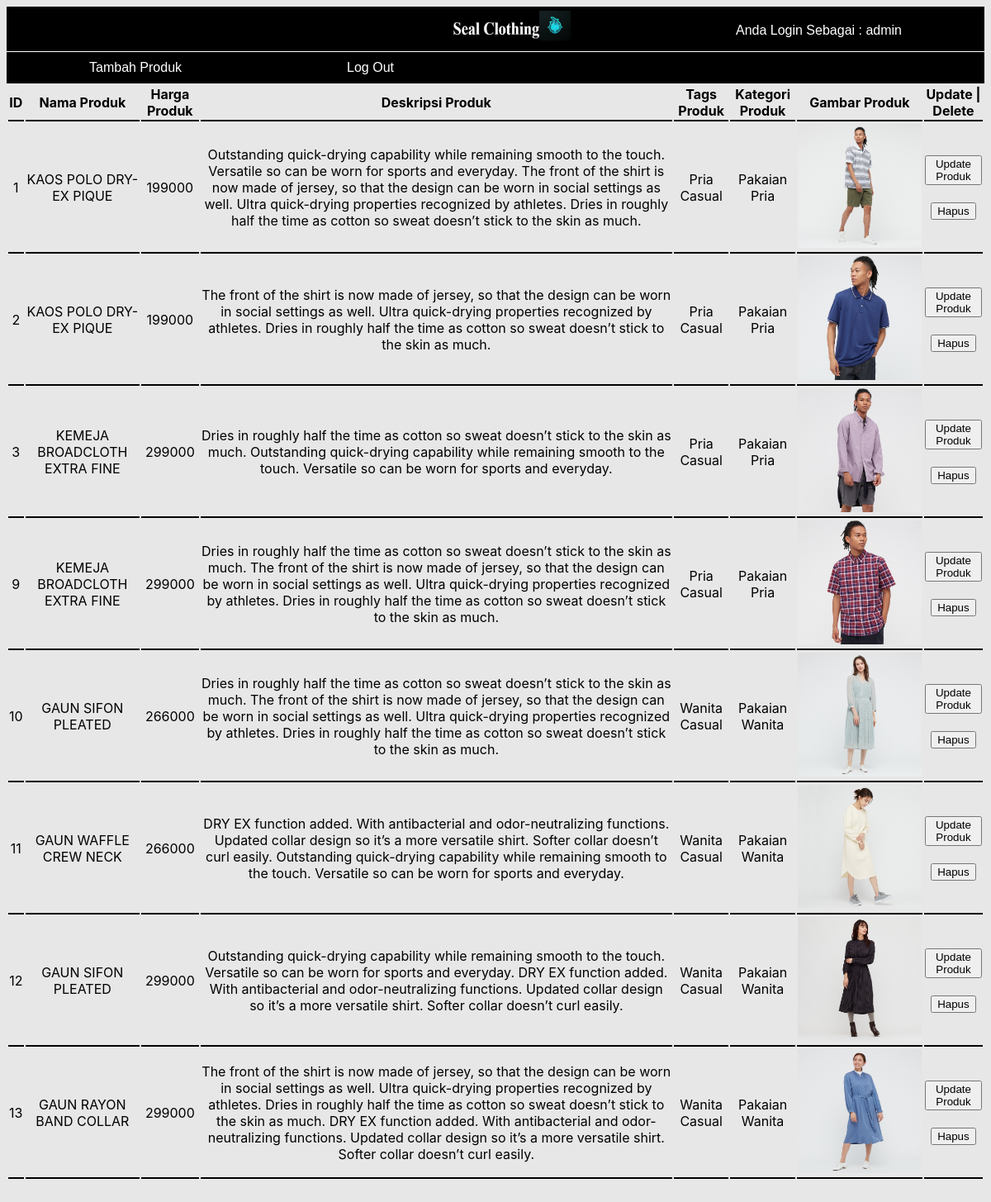
/dashboard-admin.php (signed in), run on the app's committed database.
### tables this page shows
CREATE TABLE `data_produk` (
  `id` int(11) NOT NULL,
  `Nama` varchar(255) NOT NULL,
  `Harga` double NOT NULL,
  `Deskripsi` text NOT NULL,
  `Tags` varchar(255) NOT NULL,
  `Kategori` varchar(255) NOT NULL,
  `Gambar` text NOT NULL
);

### dashboard-admin.php (the view, shortened to what this page needs)
<?php
    require "koneksi.php";
    if (!isset($_SESSION['user'])) {
       header("location:login.php");
    }elseif (isset($_SESSION['user'])) {
        $nama = $_SESSION['user']['username'];
    }else{
        $nama = "Login Dulu";
        header("location:dashboard-user.php");
    }
    $sql = "SELECT * FROM data_produk";
    $query = mysqli_query($conn, $sql);
 ?>
<!DOCTYPE html>
<html>
<head>
    <link rel="stylesheet" href="style-admin.css">
</head>
<body>
<header>
		<div>
			<div class="banner">
				<img src="banner.jpg">
				<a href="#">Anda Login Sebagai : <?php echo $nama ?></a>
			</div>
			<div class="navi">
				<nav>
				    <a href="insert.php"> Tambah Produk </a>
					<a href="Logout.php">Log Out</a>
				</nav>
			</div>
		</div>
	</header>
	<main>
		<div class="container">
			<table width="100%">
				<thead>
					<tr>
						<th>ID</th>
						<th>Nama Produk</th>
						<th>Harga Produk</th>
						<th>Deskripsi Produk</th>
						<th>Tags Produk</th>
						<th>Kategori Produk</th>
						<th>Gambar Produk</th>
						<th>Update | Delete</th>
					</tr>
				</thead>
				<tbody>
					<?php while($result = mysqli_fetch_assoc($query)): ?>
                        <tr>
                            <td><?php echo $result['id'] ?></td>
                            <td><?php echo $result['Nama'] ?></td>
                            <td><?php echo $result['Harga'] ?></td>
                            <td>
                            	<p><?php echo $result['Deskripsi'] ?></p>
                            </td>
                            <td><?php echo $result['Tags'] ?></td>
                            <td><?php echo $result['Kategori'] ?></td>
                            <td>
                                <img width="150px" src="fileuploads/<?php echo $result['Gambar'] ?>">
                            </td>
                            <td>
                                <div class="button">
                                    <div class="up">
                                    	<button>
                                    		<a href="update.php" style="text-decoration: none; color: black;"> Update Produk </a>
                                    	</button>
                                    </div>
                                    <br>
                                    <div class="del">
                                    	<button>
                                    		<a href="hapus.php?id=<?php echo $result['id'] ?>" style="text-decoration: none; color: black;"> Hapus </a>
                                    	</button>
                                    </div>
                                </div>
                            </td>
                        </tr>
                    <?php endwhile; ?>
				</tbody>
			</table>
		</div>
	</main>
</body>
</html>

### style-admin.css (style rules this page uses)
body { background-color: #e7e7e7; }
.banner { background-color: black; }
.banner img { height: 50px; width: 150px; margin-left: 45%; }
.banner a { text-decoration: none; color:white; font-family: sans-serif; float: right; padding-right: 100px; padding-top: 20px; }
.navi { border-top: 1px solid white; overflow: hidden; background-color: black; }
table { font-family: -apple-system, BlinkMacSystemFont, 'Segoe UI', Roboto, Oxygen, Ubuntu, Cantarell, 'Open Sans', 'Helvetica Neue', sans-serif; padding-bottom: 20px; }
th, td { border-bottom: 2px solid black; }
.navi a { float: left; text-align: center; color: white; text-decoration: none; padding: 10px 100px; font-family: sans-serif; }
main { box-sizing: border-box; text-align: center; }

### data on the page
data_produk: id "1", Nama "KAOS POLO DRY-EX PIQUE", Harga "199000", Deskripsi "Outstanding quick-drying capability while remaining smooth to the touch. Versatile so can be worn for sports and everyday. The front of the shirt is now made of jersey, so that the design can be worn in social settings as well. Ultra quick-drying properties recognized by athletes. Dries in roughly half the time as cotton so sweat doesn’t stick to the skin as much.", Tags "Pria Casual", Kategori "Pakaian Pria", Gambar (picture)
data_produk: id "2", Nama "KAOS POLO DRY-EX PIQUE", Harga "199000", Deskripsi "The front of the shirt is now made of jersey, so that the design can be worn in social settings as well. Ultra quick-drying properties recognized by athletes. Dries in roughly half the time as cotton so sweat doesn’t stick to the skin as much.", Tags "Pria Casual", Kategori "Pakaian Pria", Gambar (picture)
data_produk: id "3", Nama "KEMEJA BROADCLOTH EXTRA FINE", Harga "299000", Deskripsi "Dries in roughly half the time as cotton so sweat doesn’t stick to the skin as much. Outstanding quick-drying capability while remaining smooth to the touch. Versatile so can be worn for sports and everyday.", Tags "Pria Casual", Kategori "Pakaian Pria", Gambar (picture)
data_produk: id "9", Nama "KEMEJA BROADCLOTH EXTRA FINE", Harga "299000", Deskripsi "Dries in roughly half the time as cotton so sweat doesn’t stick to the skin as much. The front of the shirt is now made of jersey, so that the design can be worn in social settings as well. Ultra quick-drying properties recognized by athletes. Dries in roughly half the time as cotton so sweat doesn’t stick to the skin as much.", Tags "Pria Casual", Kategori "Pakaian Pria", Gambar (picture)
data_produk: id "10", Nama "GAUN SIFON PLEATED", Harga "266000", Deskripsi "Dries in roughly half the time as cotton so sweat doesn’t stick to the skin as much. The front of the shirt is now made of jersey, so that the design can be worn in social settings as well. Ultra quick-drying properties recognized by athletes. Dries in roughly half the time as cotton so sweat doesn’t stick to the skin as much.", Tags "Wanita Casual", Kategori "Pakaian Wanita", Gambar (picture)
data_produk: id "11", Nama "GAUN WAFFLE CREW NECK", Harga "266000", Deskripsi "DRY EX function added. With antibacterial and odor-neutralizing functions. Updated collar design so it’s a more versatile shirt. Softer collar doesn’t curl easily. Outstanding quick-drying capability while remaining smooth to the touch. Versatile so can be worn for sports and everyday.", Tags "Wanita Casual", Kategori "Pakaian Wanita", Gambar (picture)
data_produk: id "12", Nama "GAUN SIFON PLEATED", Harga "299000", Deskripsi "Outstanding quick-drying capability while remaining smooth to the touch. Versatile so can be worn for sports and everyday. DRY EX function added. With antibacterial and odor-neutralizing functions. Updated collar design so it’s a more versatile shirt. Softer collar doesn’t curl easily.", Tags "Wanita Casual", Kategori "Pakaian Wanita", Gambar (picture)
data_produk: id "13", Nama "GAUN RAYON BAND COLLAR", Harga "299000", Deskripsi "The front of the shirt is now made of jersey, so that the design can be worn in social settings as well. Ultra quick-drying properties recognized by athletes. Dries in roughly half the time as cotton so sweat doesn’t stick to the skin as much. DRY EX function added. With antibacterial and odor-neutralizing functions. Updated collar design so it’s a more versatile shirt. Softer collar doesn’t curl easily.", Tags "Wanita Casual", Kategori "Pakaian Wanita", Gambar (picture)

### other printed values
$nama "admin"
